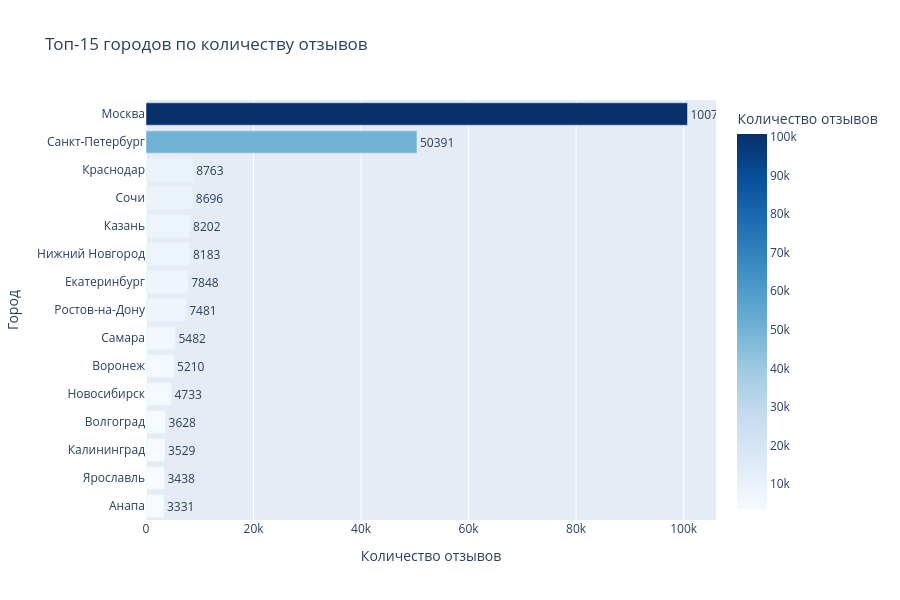

The notebook cell saved with this chart:
### Code cell
def extract_city(address):
    if pd.isna(address):
        return 'Не указан'
    parts = [p.strip() for p in str(address).split(',')]
    if not parts:
        return 'Не указан'
    region_keywords = ['область', 'край', 'республика', 'автономный округ', 'ао']
    first_lower = parts[0].lower()
    if any(kw in first_lower for kw in region_keywords) and len(parts) >= 2:
        return parts[1]
    return parts[0]

data_clean['city'] = data_clean['address'].apply(extract_city)

city_counts = data_clean['city'].value_counts().head(15).reset_index()
city_counts.columns = ['city', 'count']
city_counts = city_counts.sort_values('count', ascending=True)

fig = px.bar(
    city_counts,
    x='count',
    y='city',
    orientation='h',
    text_auto='.0f',
    color='count',
    color_continuous_scale='Blues',
    title='Топ-15 городов по количеству отзывов',
    labels={'count': 'Количество отзывов', 'city': 'Город'},
    height=600
)

fig.update_traces(textposition='outside')
fig.update_layout(yaxis={'categoryorder': 'total ascending'})
fig.show()

### Figure 1 — Plotly figure (JSON) as saved in the notebook; plotly's stock layout.template omitted (floating-point values rounded to 4 significant figures)
{"data": [{"hovertemplate": "Количество отзывов=%{marker.color}<br>Город=%{y}<extra></extra>", "legendgroup": "", "marker": {"color": [3331, 3438, 3529, 3628, 4733, 5210, 5482, 7481, 7848, 8183, 8202, 8696, 8763, 50391, 100711], "coloraxis": "coloraxis", "pattern": {"shape": ""}}, "name": "", "orientation": "h", "showlegend": false, "textposition": "outside", "texttemplate": "%{x:.0f}", "type": "bar", "x": [3331, 3438, 3529, 3628, 4733, 5210, 5482, 7481, 7848, 8183, 8202, 8696, 8763, 50391, 100711], "xaxis": "x", "y": ["Анапа", "Ярославль", "Калининград", "Волгоград", "Новосибирск", "Воронеж", "Самара", "Ростов-на-Дону", "Екатеринбург", "Нижний Новгород", "Казань", "Сочи", "Краснодар", "Санкт-Петербург", "Москва"], "yaxis": "y"}], "layout": {"barmode": "relative", "coloraxis": {"colorbar": {"title": {"text": "Количество отзывов"}}, "colorscale": [[0, "rgb(247,251,255)"], [0.125, "rgb(222,235,247)"], [0.25, "rgb(198,219,239)"], [0.375, "rgb(158,202,225)"], [0.5, "rgb(107,174,214)"], [0.625, "rgb(66,146,198)"], [0.75, "rgb(33,113,181)"], [0.875, "rgb(8,81,156)"], [1, "rgb(8,48,107)"]]}, "height": 600, "legend": {"tracegroupgap": 0}, "title": {"text": "Топ-15 городов по количеству отзывов"}, "xaxis": {"anchor": "y", "domain": [0, 1], "title": {"text": "Количество отзывов"}}, "yaxis": {"anchor": "x", "categoryorder": "total ascending", "domain": [0, 1], "title": {"text": "Город"}}}}
